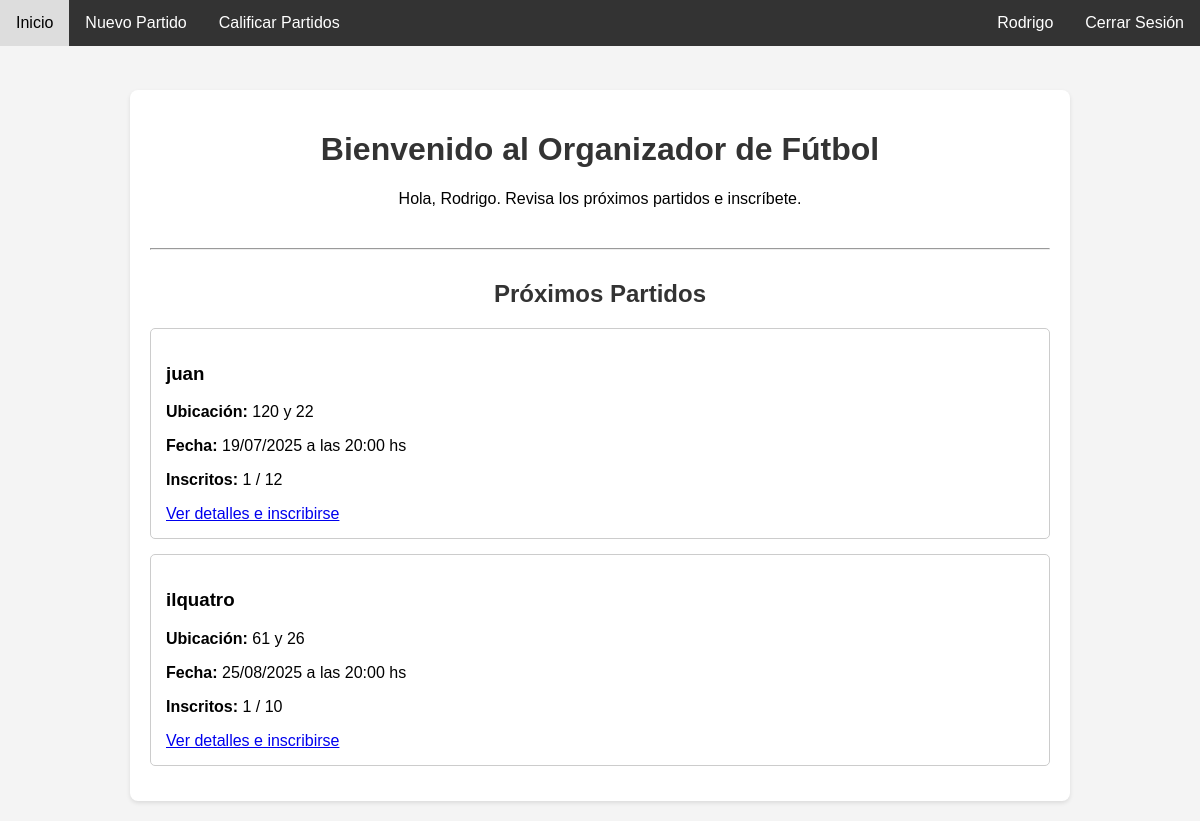
The page / (signed in) on the database its author committed.
### models.py (models this page shows, shortened)
class Jugador(db.Model, UserMixin):
    id = db.Column(db.Integer, primary_key=True)
    nombre = db.Column(db.String(80), nullable=False)
    apellido = db.Column(db.String(80), nullable=False)
    email = db.Column(db.String(120), unique=True, nullable=False)
    password_hash = db.Column(db.String(256))
    puntaje_global = db.Column(db.Float, default=0.0)
    puntaje_ataque = db.Column(db.Float, default=0.0)
    puntaje_defensa = db.Column(db.Float, default=0.0)
    puntaje_fisico = db.Column(db.Float, default=0.0)
    puntaje_pases = db.Column(db.Float, default=0.0)
    puntaje_vision = db.Column(db.Float, default=0.0)
    partidos_jugados = db.Column(db.Integer, default=0)

class Partido(db.Model):
    id = db.Column(db.Integer, primary_key=True)
    nombre_cancha = db.Column(db.String(120), nullable=False)
    ubicacion = db.Column(db.String(200), nullable=False)
    fecha = db.Column(db.DateTime, nullable=False, default=datetime.utcnow)
    jugadores_necesarios = db.Column(db.Integer, nullable=False)
    jugadores_inscritos = db.relationship('Jugador', secondary=inscripciones,
                                          lazy='subquery', backref=db.backref('partidos_inscritos', lazy=True))

### app.py (the view)
@app.route('/')
def inicio():
    partidos = Partido.query.order_by(Partido.fecha.asc()).all()
    return render_template('inicio.html', partidos=partidos)

### app.py (called while the page is built)
@login_manager.user_loader
def load_user(user_id):
    return Jugador.query.get(int(user_id))

### Templates/inicio.html (shortened to what this page needs)
{% extends "base.html" %}
{% block content %}
    <div style="text-align: center; margin-bottom: 40px;">
        <h1>Bienvenido al Organizador de Fútbol</h1>
        {% if current_user.is_authenticated %}
            <p>Hola, {{ current_user.nombre }}. Revisa los próximos partidos e inscríbete.</p>
        {% else %}
            <p>Organiza tus partidos de forma fácil y justa. Inicia sesión o regístrate para empezar.</p>
        {% endif %}
    </div>
    <hr>
    <h2 style="text-align: center; margin-top: 30px;">Próximos Partidos</h2>
    {% for partido in partidos %}
        <div class="partido-card" style="padding: 15px; border: 1px solid #ccc; border-radius: 5px; margin-bottom: 15px; background-color: #fff;">
            <h3>{{ partido.nombre_cancha }}</h3>
            <p><strong>Ubicación:</strong> {{ partido.ubicacion }}</p>
            <p><strong>Fecha:</strong> {{ partido.fecha.strftime('%d/%m/%Y a las %H:%M') }} hs</p>
            <p>
                <strong>Inscritos:</strong> {{ partido.jugadores_inscritos|length }} / {{ partido.jugadores_necesarios }}
            </p>
            <a href="{{ url_for('detalle_partido', partido_id=partido.id) }}">Ver detalles e inscribirse</a>
        </div>
    {% else %}
        <p style="text-align: center; font-style: italic;">No hay partidos programados en este momento.</p>
    {% endfor %}
{% endblock %}

### Templates/base.html (shortened to what this page needs)
<!DOCTYPE html>
<html lang="es">
<head>
</head>
<body>
<div class="navbar">
    <a href="{{ url_for('inicio') }}">Inicio</a>
    {% if current_user.is_authenticated %}
        <a href="{{ url_for('nuevo_partido_form') }}">Nuevo Partido</a>
        <a href="{{ url_for('partidos_anteriores') }}">Calificar Partidos</a>
    {% endif %}
    <div class="navbar-right">
        {% if current_user.is_authenticated %}
            <a href="{{ url_for('perfil_jugador', jugador_id=current_user.id) }}"> {{ current_user.nombre }}</a>
            <a href="{{ url_for('logout') }}">Cerrar Sesión</a>
        {% else %}
            <a href="{{ url_for('login') }}">Iniciar Sesión</a>
            <a href="{{ url_for('registrar') }}">Registrarse</a>
        {% endif %}
    </div>
</div>
<div class="container">
    {% block content %}{% endblock %}
</div>
</body>
</html>

### Templates/base.html (style rules this page uses)
body { font-family: Arial, sans-serif; margin: 0; padding-top: 70px; background-color: #f4f4f4; }
.navbar { background-color: #333; overflow: hidden; position: fixed; top: 0; width: 100%; z-index: 1000; }
.navbar a { float: left; display: block; color: white; text-align: center; padding: 14px 16px; text-decoration: none; }
.navbar-right { float: right; }
.container { max-width: 900px; margin: 20px auto; padding: 20px; background-color: white; border-radius: 8px; box-shadow: 0 2px 4px rgba(0,0,0,0.1); }
h1, h2 { color: #333; }

### rows shown on the page
Jugador: nombre "Rodrigo"
Partido: nombre_cancha "juan", ubicacion "120 y 22", fecha "19/07/2025 a las 20:00", jugadores_inscritos|length "1", jugadores_necesarios "12"
Partido: nombre_cancha "ilquatro", ubicacion "61 y 26", fecha "25/08/2025 a las 20:00", jugadores_inscritos|length "1", jugadores_necesarios "10"
